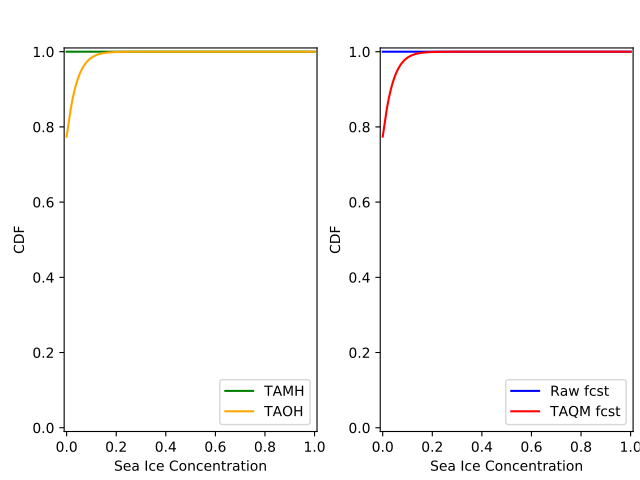

This chart was generated by the following Python code:
# -*- coding: utf-8 -*-
"""
Created on Mon Mar 12 10:47:40 2018

@author: arlan
"""

import numpy as np
from taqm import taqm
from scipy.stats import linregress
from beinf import beinf
import matplotlib.pyplot as plt
import os

# Change to `True` if you would like to see how calibration is
# performed when case 2 is encountered
special_case = False

# Change directory to where the data is stored and load data
os.chdir('Data')
X = np.load('MH_ex3.npy') #load MH data
Y = np.load('OH_ex3.npy') #load OH data
X_t = np.load('Raw_fcst_ex3.npy') #load raw forecast
Y_t = 0.15  #made-up observation
# Time
tau_s = 1981    #start year
tau_f = 2012    #finish
tau = np.arange(tau_s,tau_f+1)  #array of years in hindcast record

t = 2011   #forecast year
tau_t = tau[tau!=t]   # remove the forecast year from tau and call it tau_t
 
#instantiate a taqm object
taqm = taqm()

# Get TAMH from MH
pval_x = linregress(tau_t,X.mean(axis=1))[3]  #first check MH trend over tau_t                  
if pval_x<0.05:
    # if significant, then adjust MH for the trend to create TAMH
    X_ta = taqm.trend_adjust_2p(X,tau_t,t)
else:
    # else, set TAMH equal to MH (i.e. don't perform the trend adjustment) 
    X_ta = np.copy(X)

# Get TAOH from OH   
pval_y = linregress(tau_t,Y)[3]     #first check OH trend over tau_t                  
if pval_y<0.05:   
    # if significant, then adjust OH for the trend to create TAOH
    Y_ta = taqm.trend_adjust_2p(Y,tau_t,t) 
else:
    # else, set TAOH equal to OH (i.e. don't perform the trend adjustment) 
    Y_ta = np.copy(Y)
    
# Fit TAMH, TAOH, and X_t to the BEINF distribution
X_ta_params, Y_ta_params, X_t_params = taqm.fit_params(X_ta,Y_ta,X_t)   

# Calibrate forecast
trust_sharp_fcst = False

X_t_cal_params, X_t_cal = taqm.calibrate(X_ta_params, Y_ta_params, X_t_params,
                                                   X_ta, Y_ta, X_t,trust_sharp_fcst) 

print np.around(X_t_cal_params,4)
print np.around(X_t_cal,4)

# Get the individual parameters from the array containing the parameters
a_x_ta, b_x_ta, p_x_ta, q_x_ta = X_ta_params[0], X_ta_params[1], X_ta_params[2], X_ta_params[3]
a_y_ta, b_y_ta, p_y_ta, q_y_ta = Y_ta_params[0], Y_ta_params[1], Y_ta_params[2], Y_ta_params[3]
a_x_t, b_x_t, p_x_t, q_x_t = X_t_params[0], X_t_params[1], X_t_params[2], X_t_params[3]
a_x_t_cal, b_x_t_cal, p_x_t_cal, q_x_t_cal = X_t_cal_params[0], X_t_cal_params[1], X_t_cal_params[2], X_t_cal_params[3]

# freeze distribution objects
rv_x_ta = beinf(a_x_ta, b_x_ta, p_x_ta, q_x_ta) #TAMH                               
rv_y_ta = beinf(a_y_ta, b_y_ta, p_y_ta, q_y_ta) #TAOH
rv_x_t = beinf(a_x_t, b_x_t, p_x_t, q_x_t) #Raw forecast ensemble
rv_x_t_cal = beinf(a_x_t_cal, b_x_t_cal, p_x_t_cal, q_x_t_cal) #Calibrated forecast ensemble
    
x = np.linspace(0, 1, 1000)

# Evaluate cdf for the TAMH distribution at x
cdf_x_ta = beinf.cdf_eval(x,X_ta_params,X_ta)

# Evaluate cdf for the TAOH distribution at x
cdf_y_ta = beinf.cdf_eval(x,Y_ta_params,Y_ta)

# Evaluate cdf for the forecast distribution at x 
cdf_x_t = beinf.cdf_eval(x,X_t_params,X_t)

# Evaluate cdf for the calibrated forecast distribution at x
if trust_sharp_fcst==True and p_x_t==1:
    cdf_x_t_cal = beinf.cdf_eval(x,X_t_params,X_t)
else:
    if p_x_t==1.0:
        cdf_x_t_cal = beinf.cdf_eval(x,Y_ta_params,Y_ta)
    else:
        cdf_x_t_cal = beinf.cdf_eval(x,X_t_cal_params,X_t_cal)
        
        
fig = plt.figure()            
#Plot the cdf's for each of these distributions
ax1 = fig.add_subplot(1,2,1)
ax1.plot(x, cdf_x_ta, 'green', lw=1.5, label='TAMH')
ax1.plot(x, cdf_y_ta, 'orange', lw=1.5, label='TAOH')
ax1.legend(loc='lower right')
ax1.set_xlabel('Sea Ice Concentration')
ax1.set_ylabel('CDF')
ax1.set_ylim((-0.01, 1.01))
ax1.set_xlim((-0.01, 1.01))

ax2 = fig.add_subplot(1,2,2)
ax2.plot(x, cdf_x_t, 'b', lw=1.5, label='Raw fcst')
ax2.plot(x, cdf_x_t_cal, 'r', lw=1.5, label='TAQM fcst')
ax2.legend(loc='lower right')
ax2.set_xlabel('Sea Ice Concentration')
ax2.set_ylabel('CDF')
ax2.set_ylim((-0.01, 1.01))
ax2.set_xlim((-0.01, 1.01))

fig.subplots_adjust(left=0.1, right=0.99, bottom=0.1, top=0.9,
                    wspace=0.25)
 
#heaviside function for obs                                
cdf_obs = np.zeros(len(x))
cdf_obs[Y_t*np.ones(len(x))<=x] = 1.0
 
crps_x_t = np.trapz((cdf_x_t - cdf_obs)**2.,x)
crps_x_t_cal = np.trapz((cdf_x_t_cal - cdf_obs)**2.,x)

print "CRPS: raw forecast: ", crps_x_t                            
print "CRPS: calibrated forecast: ", crps_x_t_cal
